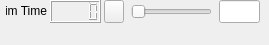
<?xml version="1.0" encoding="UTF-8"?>
<ui version="4.0">
 <class>sim_time_dock</class>
 <widget class="QDockWidget" name="sim_time_dock">
  <property name="geometry">
   <rect>
    <x>0</x>
    <y>0</y>
    <width>269</width>
    <height>45</height>
   </rect>
  </property>
  <property name="windowTitle">
   <string>DockWidget</string>
  </property>
  <widget class="QWidget" name="sim_time_controller">
   <widget class="QLCDNumber" name="sim_time">
    <property name="geometry">
     <rect>
      <x>50</x>
      <y>0</y>
      <width>51</width>
      <height>23</height>
     </rect>
    </property>
   </widget>
   <widget class="QLabel" name="sim_time_label">
    <property name="geometry">
     <rect>
      <x>6</x>
      <y>0</y>
      <width>41</width>
      <height>21</height>
     </rect>
    </property>
    <property name="text">
     <string>Sim Time</string>
    </property>
    <property name="alignment">
     <set>Qt::AlignRight|Qt::AlignTrailing|Qt::AlignVCenter</set>
    </property>
   </widget>
   <widget class="QPushButton" name="play_pause">
    <property name="geometry">
     <rect>
      <x>104</x>
      <y>0</y>
      <width>20</width>
      <height>23</height>
     </rect>
    </property>
   </widget>
   <widget class="QSlider" name="time_scaler">
    <property name="geometry">
     <rect>
      <x>131</x>
      <y>1</y>
      <width>81</width>
      <height>22</height>
     </rect>
    </property>
    <property name="orientation">
     <enum>Qt::Horizontal</enum>
    </property>
   </widget>
   <widget class="QLineEdit" name="time_scale">
    <property name="geometry">
     <rect>
      <x>219</x>
      <y>0</y>
      <width>41</width>
      <height>23</height>
     </rect>
    </property>
   </widget>
  </widget>
 </widget>
 <resources/>
 <connections/>
</ui>
